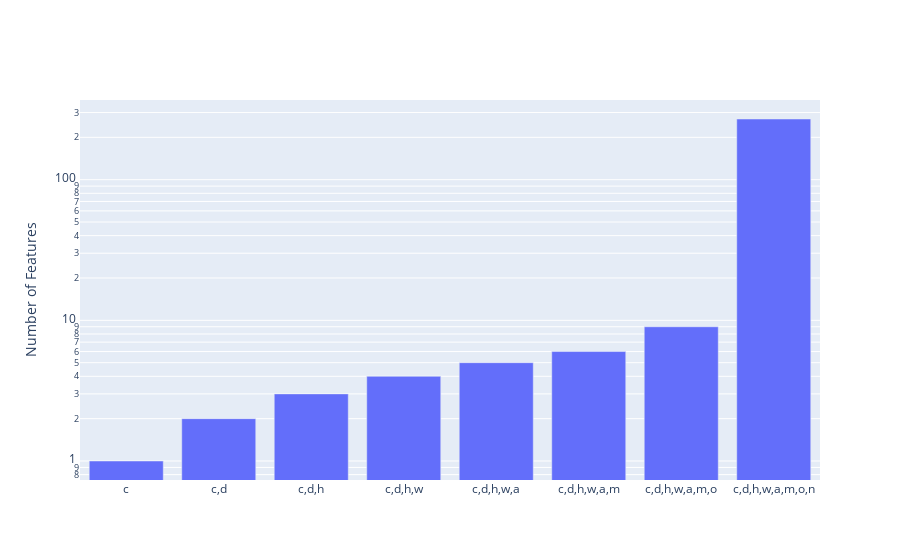

The notebook cell this image was saved under:
### Markdown cell above
Notice that adding the origin of the vehicle resulted in a small decrease in training error and validation error but adding the name resulted in a large decrease in training error and moderate increase in validation error.  The introduction of vehicle name feature resulted in **overfitting**.  To see why this might have happened let's look at the number of features in each model.

### Code cell
fig = go.Figure()
fig.add_trace(go.Bar(
    x = list(models.keys()), 
    y = [len(models[m]["LinearModel"].coef_) for m in models]
))
fig.update_yaxes(title="Number of Features",type="log")

### Figure 1 — Plotly figure (JSON) as saved in the notebook; plotly's stock layout.template omitted (floating-point values rounded to 4 significant figures)
{"data": [{"type": "bar", "x": ["c", "c,d", "c,d,h", "c,d,h,w", "c,d,h,w,a", "c,d,h,w,a,m", "c,d,h,w,a,m,o", "c,d,h,w,a,m,o,n"], "y": [1, 2, 3, 4, 5, 6, 9, 270]}], "layout": {"autosize": true, "xaxis": {"autorange": true, "range": [-0.5, 7.5], "type": "category"}, "yaxis": {"autorange": true, "range": [-0.1351, 2.566], "title": {"text": "Number of Features"}, "type": "log"}}}
